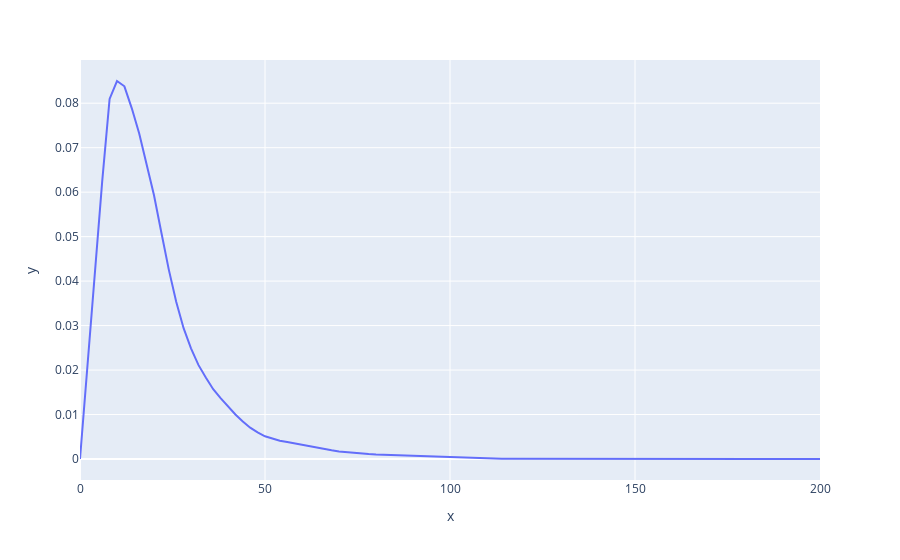

The code cell stored with this chart in its notebook:
### Code cell
plotdata = dfTLF_Obs[(dfTLF_Obs['TRIPPURP']=='HBW') & (dfTLF_Obs['XTRIPTYPE']=='II') & (dfTLF_Obs['TLFTYPE']=='GC')]

xplot = plotdata['BIN_MIN']
yplot = plotdata['FREQ']

fig = px.line(x=xplot, y=yplot)
fig.show()

### Figure 1 — Plotly figure (JSON) as saved in the notebook; plotly's stock layout.template omitted (floating-point values rounded to 4 significant figures)
{"data": [{"hovertemplate": "x=%{x}<br>y=%{y}<extra></extra>", "legendgroup": "", "line": {"color": "#636efa", "dash": "solid"}, "marker": {"symbol": "circle"}, "mode": "lines", "name": "", "orientation": "v", "showlegend": false, "type": "scatter", "x": [0, 2, 4, 6, 8, 10, 12, 14, 16, 18, 20, 22, 24, 26, 28, 30, 32, 34, 36, 38, 40, 42, 44, 46, 48, 50, 52, 54, 56, 58, 60, 62, 64, 66, 68, 70, 72, 74, 76, 78, 80, 82, 84, 86, 88, 90, 92, 94, 96, 98, 100, 102, 104, 106, 108, 110, 112, 114, 116, 118, 120, 122, 124, 126, 128, 130, 132, 134, 136, 138, 140, 142, 144, 146, 148, 150, 152, 154, 156, 158, 160, 162, 164, 166, 168, 170, 172, 174, 176, 178, 180, 182, 184, 186, 188, 190, 192, 194, 196, 198, 200], "xaxis": "x", "y": [0, 0.02113, 0.04273, 0.06243, 0.08096, 0.08499, 0.0838, 0.07885, 0.0732, 0.06656, 0.0593, 0.05087, 0.04258, 0.03537, 0.02941, 0.02489, 0.02116, 0.01833, 0.0157, 0.01367, 0.01173, 0.01001, 0.008445, 0.00704, 0.005967, 0.005106, 0.004614, 0.004122, 0.003816, 0.003489, 0.003161, 0.002862, 0.002564, 0.002285, 0.001977, 0.001711, 0.001525, 0.001369, 0.001214, 0.001118, 0.001022, 0.0009589, 0.0008957, 0.0008357, 0.0007757, 0.0007198, 0.0006639, 0.0006159, 0.0005466, 0.0004939, 0.0004291, 0.0003624, 0.0002997, 0.0002551, 0.0001961, 0.000137, 0.0001135, 7.96e-05, 6.2e-05, 5.66e-05, 5.38e-05, 4.62e-05, 3.97e-05, 3.19e-05, 2.99e-05, 2.68e-05, 2.24e-05, 1.81e-05, 1.81e-05, 1.81e-05, 1.81e-05, 1.81e-05, 1.81e-05, 1.65e-05, 1.65e-05, 1.65e-05, 1.65e-05, 1.65e-05, 0, 0, 0, 0, 0, 0, 0, 0, 0, 0, 0, 0, 0, 0, 0, 0, 0, 0, 0, 0, 0, 0, 0], "yaxis": "y"}], "layout": {"autosize": true, "legend": {"tracegroupgap": 0}, "margin": {"t": 60}, "xaxis": {"anchor": "y", "autorange": true, "domain": [0, 1], "range": [0, 200], "title": {"text": "x"}, "type": "linear"}, "yaxis": {"anchor": "x", "autorange": true, "domain": [0, 1], "range": [-0.004722, 0.08971], "title": {"text": "y"}, "type": "linear"}}}
